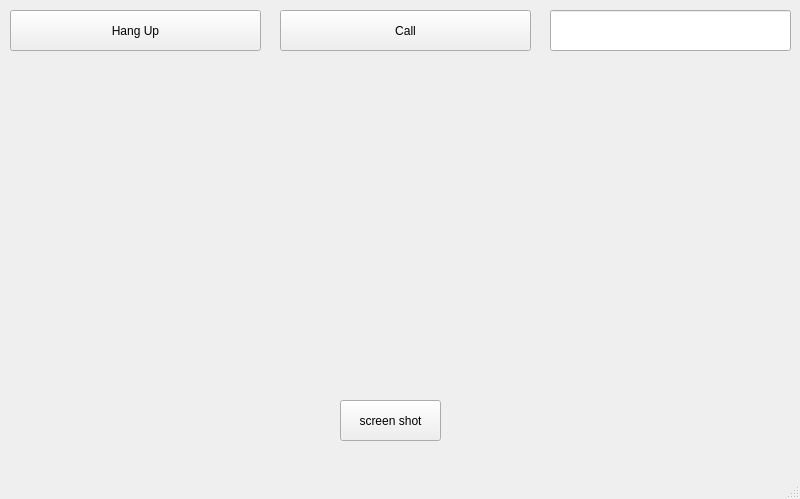
<?xml version="1.0" encoding="UTF-8"?>
<ui version="4.0">
 <class>MainWindow</class>
 <widget class="QMainWindow" name="MainWindow">
  <property name="geometry">
   <rect>
    <x>0</x>
    <y>0</y>
    <width>800</width>
    <height>499</height>
   </rect>
  </property>
  <property name="windowTitle">
   <string>MainWindow</string>
  </property>
  <widget class="QWidget" name="centralwidget">
   <widget class="QPushButton" name="shotButton">
    <property name="geometry">
     <rect>
      <x>340</x>
      <y>400</y>
      <width>101</width>
      <height>41</height>
     </rect>
    </property>
    <property name="text">
     <string>screen shot</string>
    </property>
   </widget>
   <widget class="QLineEdit" name="callName">
    <property name="geometry">
     <rect>
      <x>550</x>
      <y>10</y>
      <width>241</width>
      <height>41</height>
     </rect>
    </property>
   </widget>
   <widget class="QCameraViewfinder" name="myViewFinder" native="true">
    <property name="geometry">
     <rect>
      <x>10</x>
      <y>60</y>
      <width>379</width>
      <height>319</height>
     </rect>
    </property>
   </widget>
   <widget class="QPushButton" name="callButton">
    <property name="geometry">
     <rect>
      <x>280</x>
      <y>10</y>
      <width>251</width>
      <height>41</height>
     </rect>
    </property>
    <property name="text">
     <string>Call</string>
    </property>
   </widget>
   <widget class="QCameraViewfinder" name="partnerViewFinder" native="true">
    <property name="geometry">
     <rect>
      <x>410</x>
      <y>60</y>
      <width>379</width>
      <height>319</height>
     </rect>
    </property>
   </widget>
   <widget class="QPushButton" name="stopCall">
    <property name="geometry">
     <rect>
      <x>10</x>
      <y>10</y>
      <width>251</width>
      <height>41</height>
     </rect>
    </property>
    <property name="text">
     <string>Hang Up</string>
    </property>
   </widget>
  </widget>
  <widget class="QMenuBar" name="menubar">
   <property name="geometry">
    <rect>
     <x>0</x>
     <y>0</y>
     <width>800</width>
     <height>21</height>
    </rect>
   </property>
  </widget>
  <widget class="QStatusBar" name="statusbar"/>
 </widget>
 <customwidgets>
  <customwidget>
   <class>QCameraViewfinder</class>
   <extends>QWidget</extends>
   <header>qcameraviewfinder.h</header>
   <container>1</container>
  </customwidget>
 </customwidgets>
 <resources/>
 <connections>
  <connection>
   <sender>shotButton</sender>
   <signal>clicked()</signal>
   <receiver>MainWindow</receiver>
   <slot>takeScreen()</slot>
   <hints>
    <hint type="sourcelabel">
     <x>400</x>
     <y>446</y>
    </hint>
    <hint type="destinationlabel">
     <x>307</x>
     <y>392</y>
    </hint>
   </hints>
  </connection>
  <connection>
   <sender>callButton</sender>
   <signal>clicked()</signal>
   <receiver>MainWindow</receiver>
   <slot>startCall()</slot>
   <hints>
    <hint type="sourcelabel">
     <x>258</x>
     <y>46</y>
    </hint>
    <hint type="destinationlabel">
     <x>398</x>
     <y>133</y>
    </hint>
   </hints>
  </connection>
 </connections>
 <slots>
  <slot>takeScreen()</slot>
  <slot>startCall()</slot>
 </slots>
</ui>
